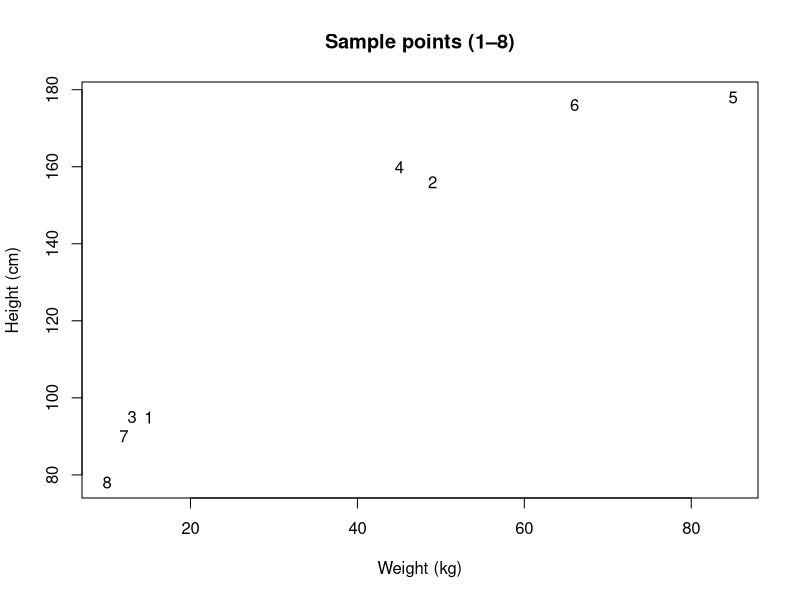
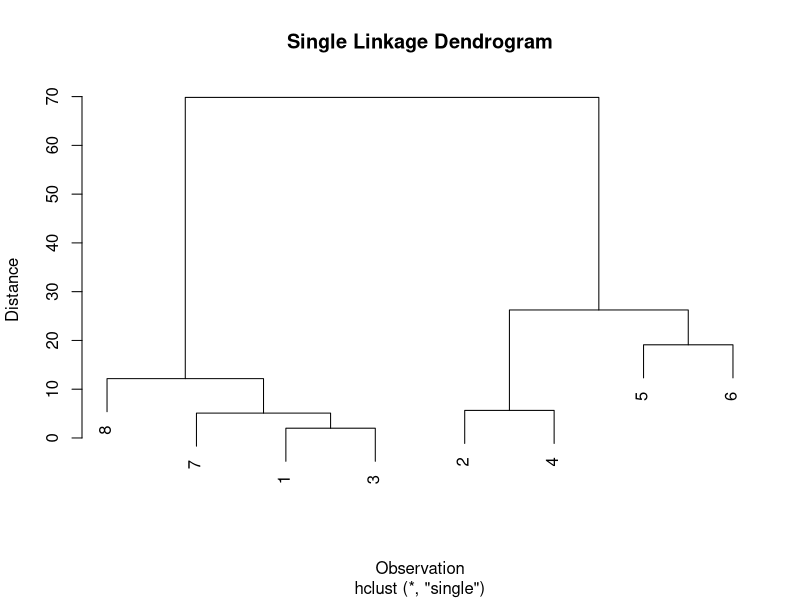

These charts were generated, in order, by the following R code:
## ---- chunk 1
knitr::opts_chunk$set(echo = TRUE)
## ---- chunk 2
weight.kg <- c(15, 49, 13, 45, 85, 66, 12, 10)
height.cm <- c(95, 156, 95, 160, 178, 176, 90, 78)

data <- matrix(cbind(weight.kg, height.cm), nrow = 8)
dimnames(data)[[2]] <- c("weight.kg", "height.cm")
data
## ---- chunk 3
plot(data[,1], data[,2], type = "n",
     xlab = "Weight (kg)", ylab = "Height (cm)",
     main = "Sample points (1–8)")
text(data[,1], data[,2], labels = 1:8)
## ---- chunk 4
# Pairwise distances
dist_matrix <- dist(data, diag = TRUE, upper = TRUE)
round(dist_matrix, 2)
## ---- chunk 5
sqrt((49 - 45)^2 + (156 - 160)^2)
## ---- chunk 6
hclust.single <- hclust(dist(data), method = "single")

# Structure of result
names(hclust.single)
hclust.single$height
## ---- chunk 7
plot(hclust.single, main = "Single Linkage Dendrogram",
     xlab = "Observation", ylab = "Distance")
## ---- chunk 8
dist <- dist(data, diag = TRUE)
round(dist, 2)
min(as.dist(dist)[as.dist(dist) != 0])  # smallest nonzero distance
## ---- chunk 9
old.dist <- as.matrix(dist)
new.dist <- old.dist

# Set intra-cluster distance to 0 for merged points
new.dist[1,3] <- new.dist[3,1] <- 0

# Update distances for cluster (1,3)
for (i in 1:8) {
  new.dist[1,i] <- new.dist[i,1] <- min(old.dist[1,i], old.dist[3,i])
  new.dist[3,i] <- new.dist[i,3] <- min(old.dist[1,i], old.dist[3,i])
}

# Verify matrix symmetry
all.equal(new.dist, t(new.dist))
round(as.dist(new.dist), 2)
## ---- chunk 10
min(as.dist(new.dist)[as.dist(new.dist) != 0])  # 5.099

# Merge cluster (1,3) with point 7
new.dist2 <- new.dist
for (i in 1:8) {
  new.dist2[1,i] <- new.dist2[i,1] <- 
    min(old.dist[1,i], old.dist[3,i], old.dist[7,i])
}
all.equal(new.dist2, t(new.dist2))
round(as.dist(new.dist2), 3)
## ---- chunk 11
min(as.dist(new.dist2)[as.dist(new.dist2) != 0])  # 5.657

new.dist3 <- new.dist2
for (i in 1:8) {
  new.dist3[2,i] <- new.dist3[i,2] <- 
    min(old.dist[2,i], old.dist[4,i])
}
round(as.dist(new.dist3), 3)
## ---- chunk 12
hclust.single$height
## ---- chunk 13
# Cut into 2 clusters
cut.single <- cutree(hclust.single, k = 2)
cut.single

# Alternatively, cut at height threshold
cut.single <- cutree(hclust.single, h = 20)
cut.single
